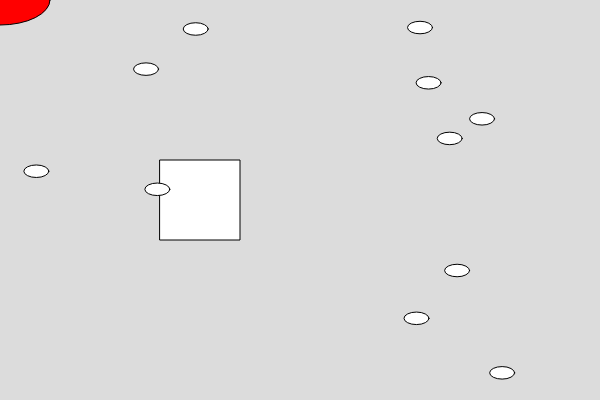
Frame 1 (no input)
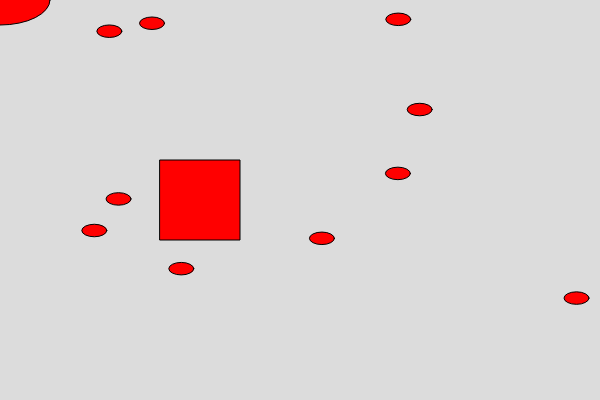
Frame 60 (no input)
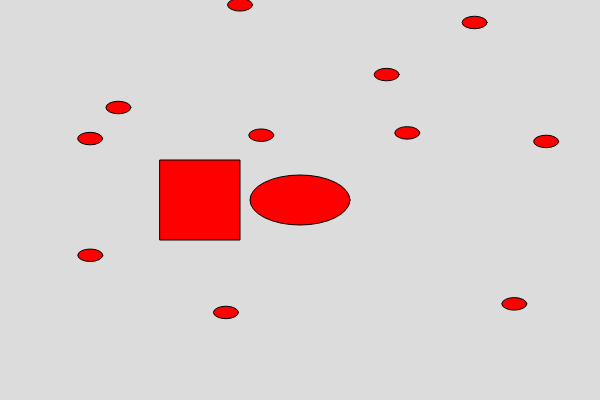
Frame 120 (the mouse pressed at the canvas centre since frame 60)

The p5.js sketch that drew these frames (run headless with seeded random() and noise() and a simulated clock; from frame 60 on, the mouse is pressed at the canvas centre):

// p5.js sketch
// ── sketch.js
// You can use the p5.js Web Editor for this too which is linked below!

// (Copy here)
// https://editor.p5js.org/

// Remember, you should always end your lines with ";" because if you
// don't, the code has a chance to not work just because of that
// for some reason, the only exceptions being things like the if
// statement structure itself (eg. line 49 & 51 and not 50 as that's
// what happpens if the conditions are all met)

// Lets the variables exist, get it?
// It also uses an equals symbol to tell the variables
// what their value is
let rX = 200;
let rY = 200;


function setup() {  // This function gets run once at the start of the program

  // Decides how big the appearance of the page is
  createCanvas(600, 400);

  // Draws a color onto the canvas once
  background(240);
  // ellipseMode(CORNER);

  // These are functions that change it so the shapes
  // are placed exactly where their X and Y is since
  // by default the X and Y is where the top left corner
  // of the shape will be placed
  ellipseMode(CENTER);
  rectMode(CENTER);
}

function draw() { // Everything in here runs every single frame

  // Constantly draws a color onto the canvas (instead of just one time)
  background(220);

  // Rect Movement

  // These just frame check if certain keys are pressed and alter
  // Variables as long as all the conditions are met

  // It just checks for keycode here specifically if it's held down
  // NOT simply pressed, if it were to be pressed it would
  // only run ONCE every time you press it and not continue
  // to run if it's held down
  if (keyIsDown(LEFT_ARROW) === true) {
    rX -= 5;
  }
  if (keyIsDown(RIGHT_ARROW) === true) {
    rX += 5;
  }
  if (keyIsDown(UP_ARROW) === true) {
    rY -= 5;
  }
  if (keyIsDown(DOWN_ARROW) === true) {
    rY += 5;
  }


  // Rect Design
  // Assigns the variables from the top of the code
  // to the shapes X and Y positions, this helps alter
  // the positions of things constantly
  rect(rX, rY, 80, 80);

  // Oval Loop
  // Creates an Index and sets it to 0
  // Constantly frame checks if the Index Value is less than or equal to 10
  // Constantly adds 1 to the Value of Index each frame
  // This will run as long as all the conditions are met
  for (let index = 0; index <= 10; index += 1) {
    // Will do this however much times the Index value equals
    ellipse(random(0, 600), random(0, 400), 25, 12.5)
  }

  // Ellipse Design
  // Uses RGB (Red, Green, Blue) which cosists of those 3 values
  // by using the first value of RGB, that being red, it allows
  // us to morph the shapes color into the red color it is when
  // you run it
  fill(255, 0, 0);
  // Constantly sets the position to the mouse each frame
  ellipse(mouseX, mouseY, 100, 50);
}
